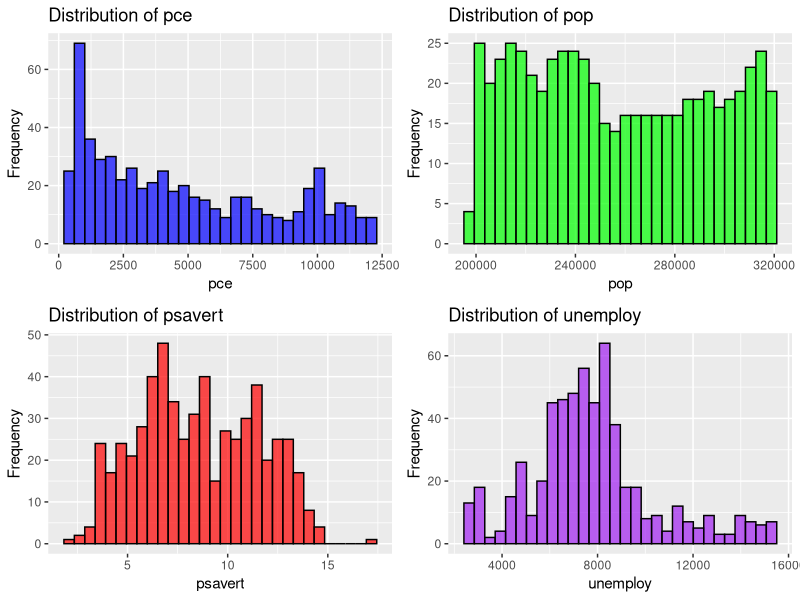
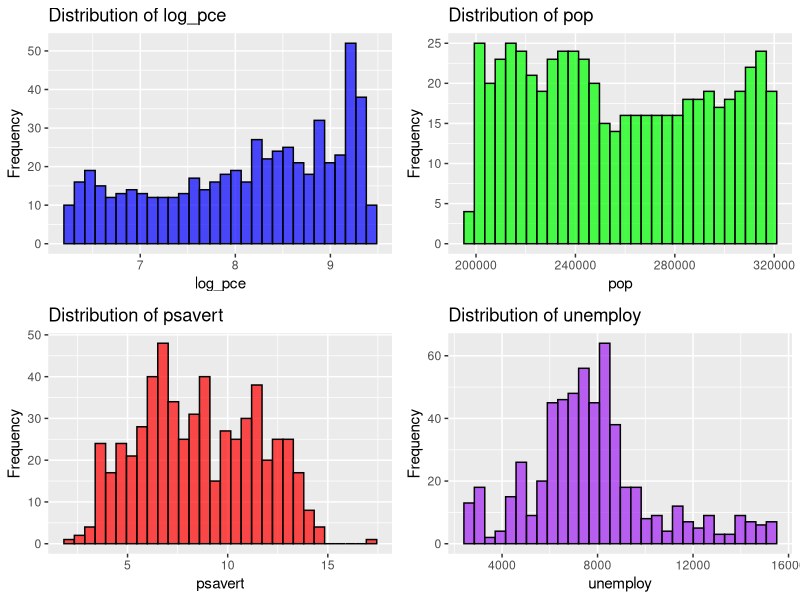
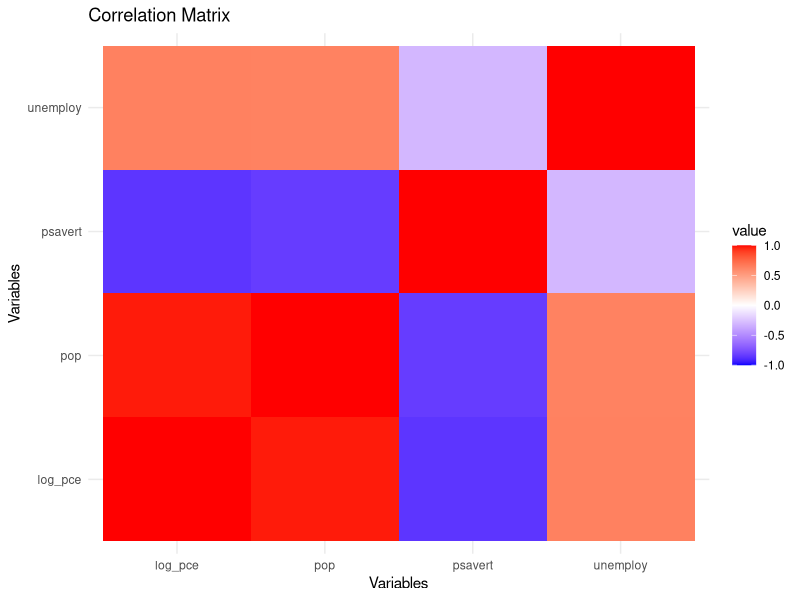
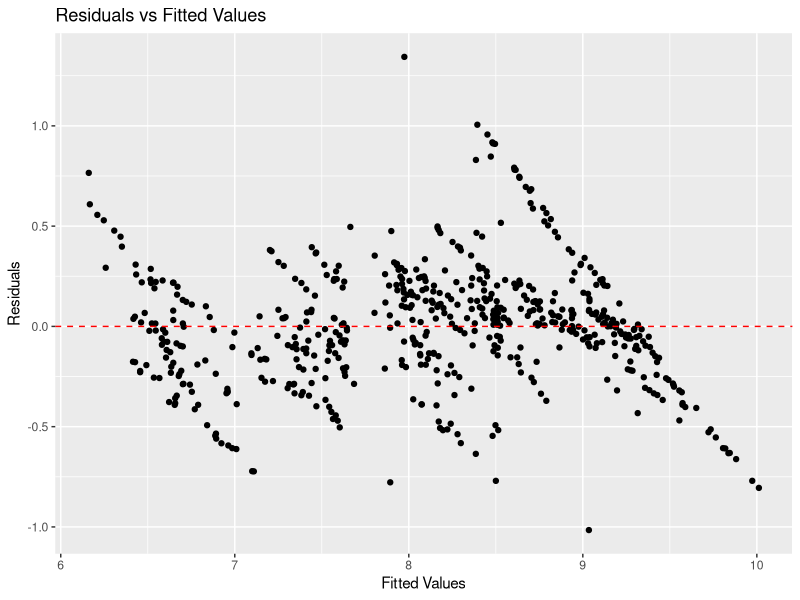
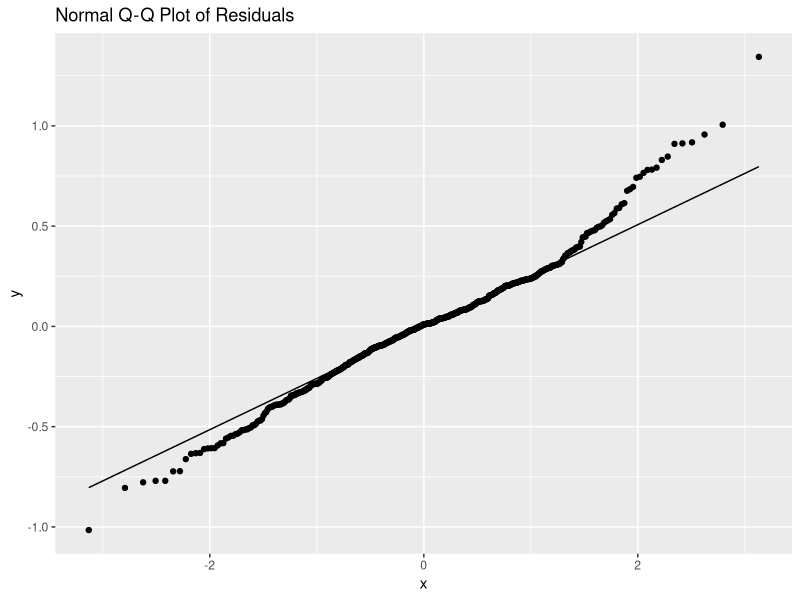
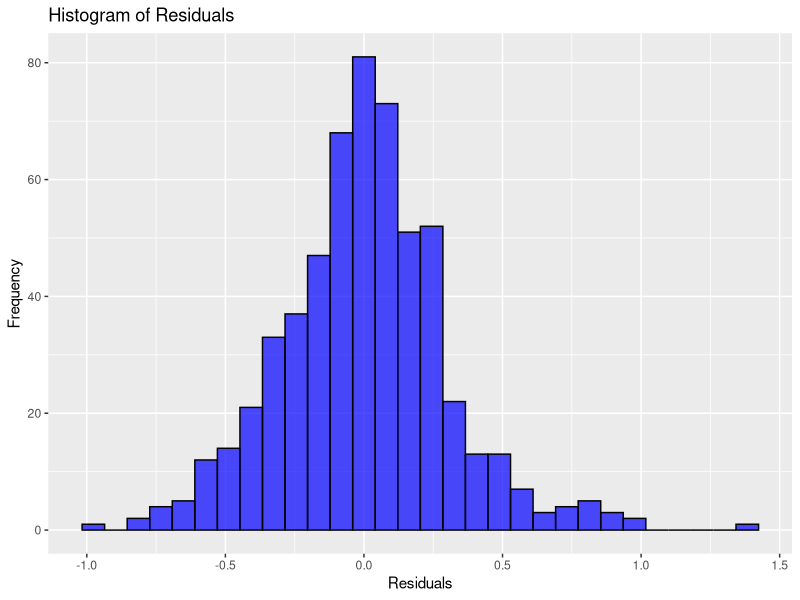

Source code (R) for these figures, in order:
# Load necessary libraries
library(ggplot2)
library(gridExtra)
library(dplyr)
library(car)
library(reshape2)

# Load the built-in economics dataset
data <- economics

# Data Inspection
summary(data)
str(data)

# Data Distribution
dist_pce <- ggplot(data, aes(x = pce)) +
  geom_histogram(bins = 30, fill = "blue", alpha = 0.7, color = "black") +
  labs(title = "Distribution of pce", x = "pce", y = "Frequency")

dist_pop <- ggplot(data, aes(x = pop)) +
  geom_histogram(bins = 30, fill = "green", alpha = 0.7, color = "black") +
  labs(title = "Distribution of pop", x = "pop", y = "Frequency")

dist_psavert <- ggplot(data, aes(x = psavert)) +
  geom_histogram(bins = 30, fill = "red", alpha = 0.7, color = "black") +
  labs(title = "Distribution of psavert", x = "psavert", y = "Frequency")

dist_unemploy <- ggplot(data, aes(x = unemploy)) +
  geom_histogram(bins = 30, fill = "purple", alpha = 0.7, color = "black") +
  labs(title = "Distribution of unemploy", x = "unemploy", y = "Frequency")

grid.arrange(dist_pce, dist_pop, dist_psavert, dist_unemploy, ncol = 2)

# Log Transformation
data <- data %>%
  mutate(
    log_pce = log(pce)
  )

# Data Distribution After Transformation
dist_log_pce <- ggplot(data, aes(x = log_pce)) +
  geom_histogram(bins = 30, fill = "blue", alpha = 0.7, color = "black") +
  labs(title = "Distribution of log_pce", x = "log_pce", y = "Frequency")

grid.arrange(dist_log_pce, dist_pop, dist_psavert, dist_unemploy, ncol = 2)

# Correlation Analysis
cor_matrix <- cor(data %>% select(log_pce, pop, psavert, unemploy), use = "complete.obs")
print(cor_matrix)

cor_melt <- melt(cor_matrix)
ggplot(cor_melt, aes(Var1, Var2, fill = value)) +
  geom_tile() +
  scale_fill_gradient2(low = "blue", high = "red", mid = "white", midpoint = 0, limit = c(-1, 1)) +
  theme_minimal() +
  labs(title = "Correlation Matrix", x = "Variables", y = "Variables")

# Variance Inflation Factor (VIF) Analysis
model_vif <- lm(log_pce ~ pop + psavert + unemploy, data = data)
vif_values <- vif(model_vif)
vif_df <- data.frame(Variable = names(vif_values), VIF = vif_values)
print(vif_df)

# Regression Model (Excluding `pop`)
model <- lm(log_pce ~ psavert + unemploy, data = data)
summary(model)

# Residual Analysis
residuals <- resid(model)

plot1 <- ggplot(data, aes(x = fitted(model), y = residuals)) +
  geom_point() +
  geom_hline(yintercept = 0, color = "red", linetype = "dashed") +
  labs(
    title = "Residuals vs Fitted Values",
    x = "Fitted Values",
    y = "Residuals"
  )

plot2 <- ggplot(data, aes(sample = residuals)) +
  stat_qq() +
  stat_qq_line() +
  labs(
    title = "Normal Q-Q Plot of Residuals"
  )

plot3 <- ggplot(data, aes(x = residuals)) +
  geom_histogram(bins = 30, fill = "blue", alpha = 0.7, color = "black") +
  labs(
    title = "Histogram of Residuals",
    x = "Residuals",
    y = "Frequency"
  )

print(plot1)
print(plot2)
print(plot3)

